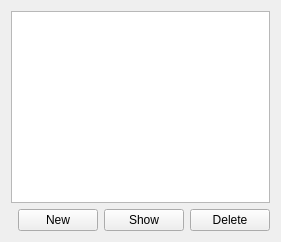
<?xml version="1.0" encoding="UTF-8"?>
<ui version="4.0">
 <class>AddressBookPage</class>
 <widget class="QWidget" name="AddressBookPage">
  <layout class="QVBoxLayout" name="verticalLayout">
   <item>
    <widget class="QTableView" name="tableView">
     <property name="selectionBehavior">
      <enum>QAbstractItemView::SelectionBehavior::SelectRows</enum>
     </property>
     <attribute name="horizontalHeaderStretchLastSection">
      <bool>true</bool>
     </attribute>
     <attribute name="verticalHeaderVisible">
      <bool>false</bool>
     </attribute>
    </widget>
   </item>
   <item>
    <layout class="QHBoxLayout" name="horizontalLayout">
     <item>
      <spacer name="horizontalSpacer">
       <property name="orientation">
        <enum>Qt::Orientation::Horizontal</enum>
       </property>
      </spacer>
     </item>
     <item>
      <widget class="QPushButton" name="newButton">
       <property name="toolTip">
        <string>Add an address</string>
       </property>
       <property name="text">
        <string>New</string>
       </property>
      </widget>
     </item>
     <item>
      <widget class="QPushButton" name="showButton">
       <property name="toolTip">
        <string>Show details of address</string>
       </property>
       <property name="text">
        <string>Show</string>
       </property>
      </widget>
     </item>
     <item>
      <widget class="QPushButton" name="deleteButton">
       <property name="toolTip">
        <string>Delete selected addresses</string>
       </property>
       <property name="text">
        <string>Delete</string>
       </property>
      </widget>
     </item>
    </layout>
   </item>
  </layout>
 </widget>
 <resources/>
 <connections/>
</ui>
